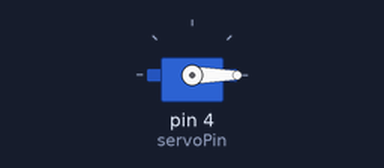
Simulated run of this sketch. Board: Arduino Uno, built with avr-gcc and run on an emulated ATmega328P. Parts: servo.

Above: at 0.05 s.
At 0.75 s:
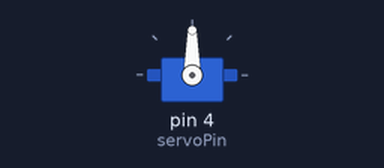
At 1.5 s:
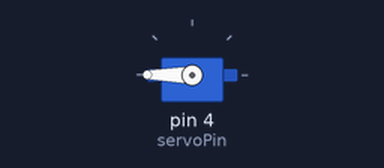
Timing chart, 0 to 3.5 s (numbered marks = the images above):
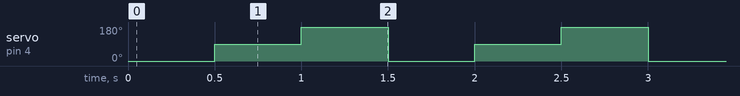

The sketch:

RobotiCamp_2023_servo.ino
```cpp
#include <Servo.h>

#define servoPin 4

Servo myservo;

void setup() {
  myservo.attach(servoPin);
}

void loop() {
  myservo.write(0);
  delay(500);
  myservo.write(90);
  delay(500);
  myservo.write(180);
  delay(500);
}
```

Measured:
- by itself, servo on pin 4 (servoPin): repeats every 1.5 s: 180° 0.50 s, 0° 0.50 s, 90° 0.50 s
